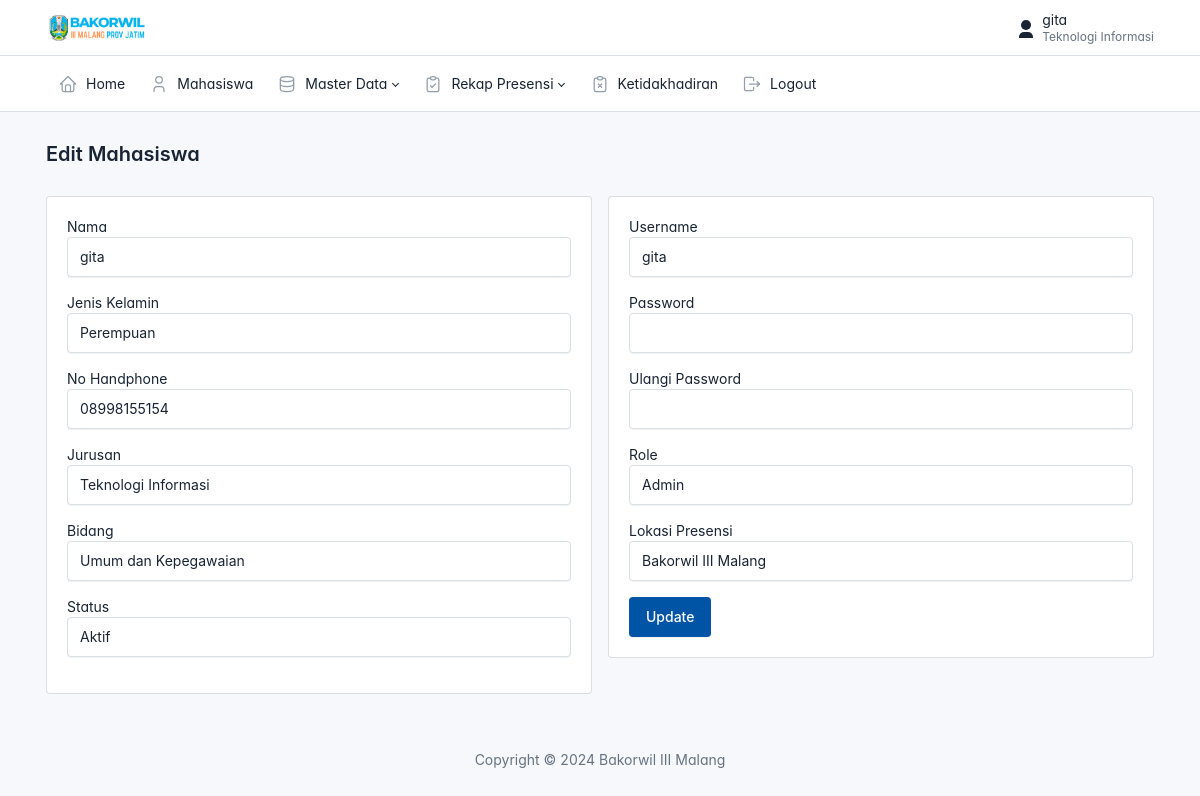
Screenshot of /admin/data_mahasiswa/edit.php?id=1 (signed in) with the database file from the repository.
### tables this page shows
CREATE TABLE `users` (
  `id` int(11) NOT NULL,
  `id_mahasiswa` int(11) NOT NULL,
  `username` varchar(225) NOT NULL,
  `password` varchar(225) NOT NULL,
  `status` varchar(20) NOT NULL,
  `role` varchar(20) NOT NULL
);

CREATE TABLE `mahasiswa` (
  `id` int(11) NOT NULL,
  `kode` varchar(225) NOT NULL,
  `nama` varchar(225) NOT NULL,
  `jenis_kelamin` varchar(50) NOT NULL,
  `no_handphone` varchar(20) NOT NULL,
  `jurusan` varchar(225) NOT NULL,
  `bidang` varchar(225) NOT NULL,
  `lokasi_presensi` varchar(225) NOT NULL
);

### config.php (called while the page is built, shortened)
<?php
function base_url($url = null)
{
    $base_url = 'http://localhost/presensi';
    if($url != null) {
        return $base_url . '/'.$url;
    } else {
        return $base_url;
    }
}

### admin/data_mahasiswa/edit.php (the view, shortened to what this page needs)
<?php
include('../layout/header.php');
require_once('../../config.php');
$id = isset($_GET['id']) ? $_GET['id'] : $_POST['id'];
$result = mysqli_query($connection, "SELECT users.id_mahasiswa, users.username, users.password, users.status, users.role, mahasiswa.* FROM users JOIN mahasiswa ON users.id_mahasiswa = mahasiswa.id WHERE mahasiswa.id = $id");
while($mahasiswa = mysqli_fetch_array($result)) {
    $nama = $mahasiswa['nama'];
    $jenis_kelamin = $mahasiswa['jenis_kelamin'];
    $no_handphone = $mahasiswa['no_handphone'];
    $jurusan = $mahasiswa['jurusan'];
    $bidang = $mahasiswa['bidang'];
    $username = $mahasiswa['username'];
    $status = $mahasiswa['status'];
    $lokasi_presensi = $mahasiswa['lokasi_presensi'];
    $role = $mahasiswa['role'];
}
?>
<div class="page-body">
    <div class="container-xl">
        <form action="<?= base_url('admin/data_mahasiswa/edit.php') ?>" method="POST" enctype="multipart/form-data">
            <div class="row">
                <div class="col-md-6">
                    <div class="card">
                        <div class="card-body">
                            <div class="mb-3">
                                <label for="">Nama</label>
                                <input type="text" class="form-control" name="nama" value="<?= $nama ?>">
                            </div>
                            <div class="mb-3">
                                <label for="">Jenis Kelamin</label>
                                <select name="jenis_kelamin" class="form-control">
                                    <option <?php if ($jenis_kelamin == 'Perempuan') echo 'selected'; ?> value="Perempuan">Perempuan</option>
                                </select>
                            </div>
                            <div class="mb-3">
                                <label for="">No Handphone</label>
                                <input type="text" class="form-control" name="no_handphone" value="<?= $no_handphone ?>">
                            </div>
                            <div class="mb-3">
                                <label for="">Jurusan</label>
                                <select name="jurusan" class="form-control">
                                    <?php
                                    $ambil_jurusan = mysqli_query($connection, "SELECT * FROM jurusan ORDER BY jurusan ASC");
                                    while ($row = mysqli_fetch_assoc($ambil_jurusan)) {
                                        $nama_jurusan = $row['jurusan'];
                                        if ($jurusan == $nama_jurusan) {
                                            echo '<option value="' . $nama_jurusan . '" selected>' . $nama_jurusan . '</option>';
                                        } else {
                                            echo '<option value="' . $nama_jurusan . '">' . $nama_jurusan . '</option>';
                                        }
                                    }
                                    ?>
                                </select>
                            </div>
                            <div class="mb-3">
                                <label for="">Bidang</label>
                                <select name="bidang" class="form-control">
                                    <?php
                                    $ambil_bidang = mysqli_query($connection, "SELECT * FROM bidang ORDER BY bidang ASC");
                                    while ($row = mysqli_fetch_assoc($ambil_bidang)) {
                                        $nama_bidang = $row['bidang'];
                                        if ($bidang == $nama_bidang) {
                                            echo '<option value="' . $nama_bidang . '" selected>' . $nama_bidang . '</option>';
                                        } else {
                                            echo '<option value="' . $nama_bidang . '">' . $nama_bidang . '</option>';
                                        }
                                    }
                                    ?>
                                </select>
                            </div>
                            <div class="mb-3">
                                <label for="">Status</label>
                                <select name="status" class="form-control">
                                    <option <?php if ($status == 'Aktif') echo 'selected'; ?> value="Aktif">Aktif</option>
                                </select>
                            </div>
                        </div>
                    </div>
                </div>
                <div class="col-md-6">
                    <div class="card">
                        <div class="card-body">
                            <div class="mb-3">
                                <label for="">Username</label>
                                <input type="text" class="form-control" name="username" value="<?= $username ?>">
                            </div>
                            <div class="mb-3">
                                <label for="">Password</label>
                                <input type="password" class="form-control" name="password">
                            </div>
                            <div class="mb-3">
                                <label for="">Ulangi Password</label>
                                <input type="password" class="form-control" name="ulangi_password">
                            </div>
                            <div class="mb-3">
                                <label for="">Role</label>
                                <select name="role" class="form-control">
                                    <option <?php if ($role == 'admin') echo 'selected'; ?> value="admin">Admin</option>
                                </select>
                            </div>
                            <div class="mb-3">
                                <label for="">Lokasi Presensi</label>
                                <select name="lokasi_presensi" class="form-control">
                                    <?php
                                    $ambil_lok_presensi = mysqli_query($connection, "SELECT * FROM lokasi_presensi ORDER BY nama_lokasi ASC");
                                    while ($lokasi = mysqli_fetch_assoc($ambil_lok_presensi)) {
                                        $nama_lokasi = $lokasi['nama_lokasi'];
                                        if ($lokasi_presensi == $nama_lokasi) {
                                            echo '<option value="' . $nama_lokasi . '" selected>' . $nama_lokasi . '</option>';
                                        } else {
                                            echo '<option value="' . $nama_lokasi . '">' . $nama_lokasi . '</option>';
                                        }
                                    }
                                    ?>
                                </select>
                            </div>
                            <button type="submit" class="btn btn-primary" name="edit">Update</button>
                        </div>
                    </div>
                </div>
            </div>
        </form>
    </div>
</div>
<?php include('../layout/footer.php') ?>

### admin/layout/header.php (style rules this page uses)
:root { --tblr-font-sans-serif: 'Inter Var', -apple-system, BlinkMacSystemFont, San Francisco, Segoe UI, Roboto, Helvetica Neue, sans-serif; }
body { font-feature-settings: "cv03", "cv04", "cv11"; }

### rows the page displays
users: nama "gita", no_handphone "08998155154", status "Aktif", username "gita", role "Admin"
mahasiswa: jenis_kelamin "Perempuan"

### other values shown
$_SESSION['nama'] "gita"
$_SESSION['jurusan'] "Teknologi Informasi"
$judul "Edit Mahasiswa"
form field jurusan "Teknologi Informasi"
form field bidang "Umum dan Kepegawaian"
form field lokasi_presensi "Bakorwil III Malang"
